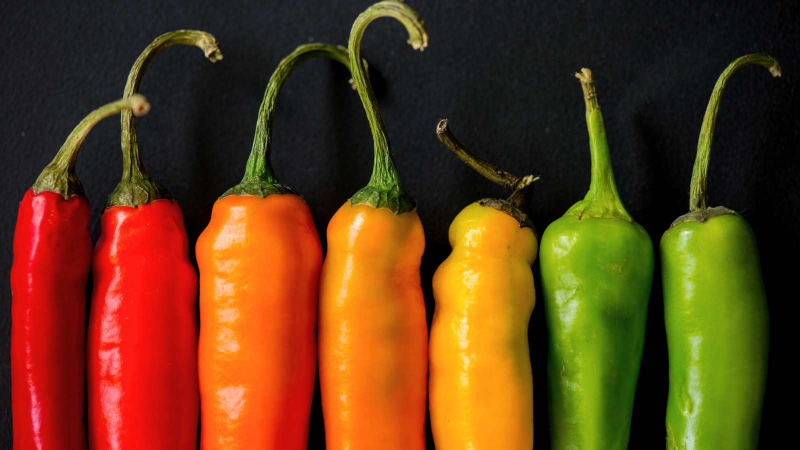
#> input picture python/jobsheet4/src/peppers.jpg, 1600 x 900 px, found by its file name (shown at 1/2 size)
$ python isiWarna.py
#> lines starting #> are read from the running program, lines starting #| are printed output that depends on the picture; after the words box and inside, x2 and y2 are one past the last pixel; in counts of white or black regions, pixels touching at a corner belong together
import cv2

citra = cv2.imread(r"C:\Raiya Yusuf Priatmojo\Praktik Penginderaan Visual Robot\python\jobsheet4\src\peppers.jpg")
#> citra is the input picture: shape (900, 1600, 3); mean B, G, R 21.9, 59.6, 98.9
citra[180:490, 170:425] = [255, 0, 0]
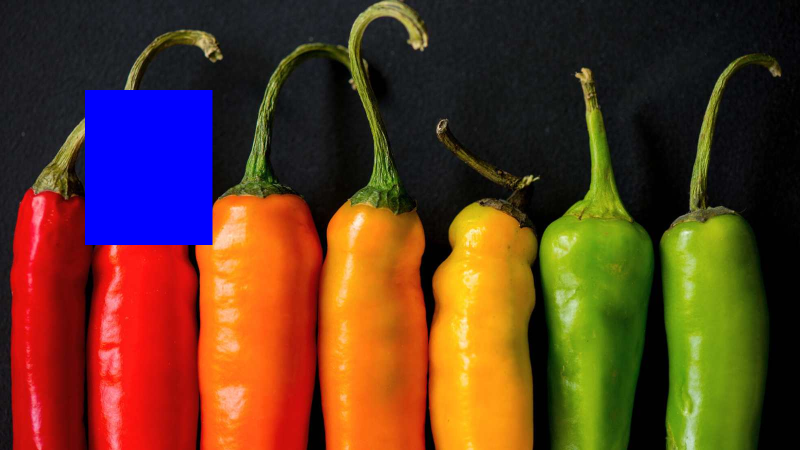
#> citra: shape (900, 1600, 3) (shown at 1/2 size); 5.49% of pixels changed, all inside (x1, y1, x2, y2) = (170, 180, 425, 490)

cv2.imshow('Hasil', citra)
cv2.waitKey(0)
cv2.destroyAllWindows()
